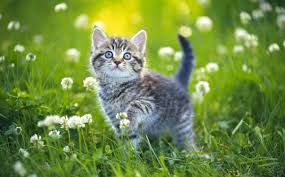
//> input picture testCppLab/testOpenCV/origin/cat4.jpg, 285 x 177 px
$ ./merge   (built with g++ and OpenCV 4)
//> lines starting //> are read from the running program, lines starting //| are printed output that depends on the picture; after the words box and inside, x2 and y2 are one past the last pixel; in counts of white or black regions, pixels touching at a corner belong together
#include <opencv2/opencv.hpp>
#include <opencv2/imgproc.hpp>
#include <opencv2/highgui.hpp>

int main() {
    // Đọc ảnh gốc và ảnh mask
    cv::Mat image = cv::imread("cat4.jpg");  // Thay "path_to_your_image.jpg" bằng đường dẫn ảnh của bạn
//> image is the input picture: 177 rows x 285 cols, CV_8UC3; mean B, G, R 65.7, 138.8, 112.1
    cv::Mat mask = cv::imread("maskObject.png", cv::IMREAD_GRAYSCALE);  // Đọc mask với chế độ grayscale
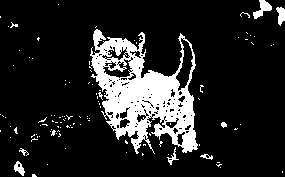
//> input picture testCppLab/testOpenCV/origin/maskObject.png, 285 x 177 px
//> mask: 177 rows x 285 cols, CV_8UC1; 14.5% white; 110 white regions (101 under 20 px), largest, box (x1, y1, x2, y2) and area: (90, 29, 198, 154) 6428, (253, 0, 272, 19) 169, (276, 7, 285, 26) 113

    // Kiểm tra nếu ảnh không đọc được
    if (image.empty() || mask.empty()) {
        std::cout << "Không thể đọc ảnh!" << std::endl;
        return -1;
    }

    // Kiểm tra nếu kích thước ảnh gốc và ảnh mask không khớp
    if (image.size() != mask.size()) {
        std::cout << "Kích thước ảnh gốc và mask không khớp!" << std::endl;
        return -1;
    }

    // Áp dụng mask lên ảnh gốc (chỉ giữ lại các phần trong mask)
    cv::Mat result;
    image.copyTo(result, mask);  // Copy vùng được mask giữ lại vào result
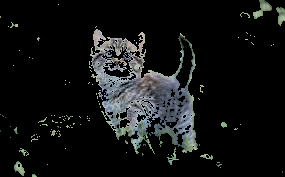
//> result: 177 rows x 285 cols, CV_8UC3; mean B, G, R 19.4, 19.5, 18

    // Hiển thị ảnh gốc, mask và ảnh kết quả
    cv::imshow("Image 2", image);
    cv::imshow("Mask 2", mask);
    cv::imshow("Result 2", result);

    cv::waitKey(0);  // Đợi phím bấm

    return 0;
}
